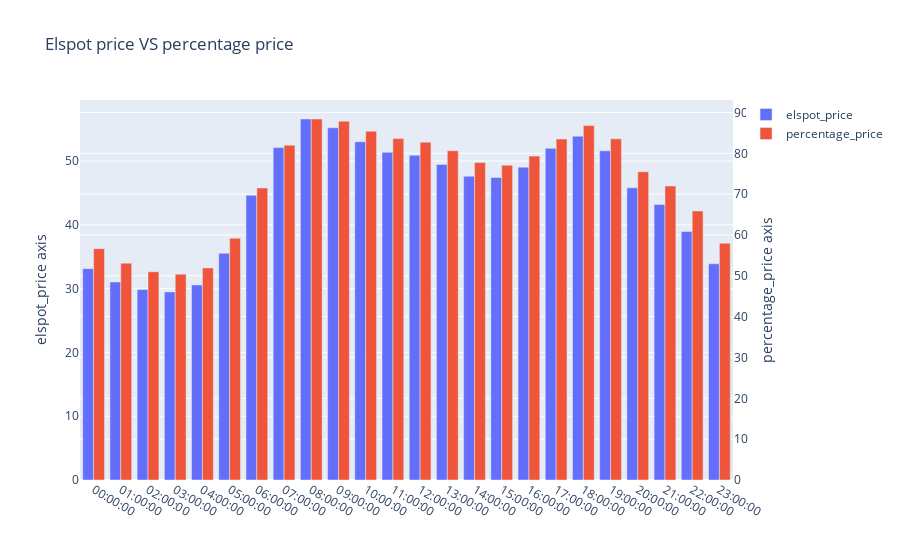
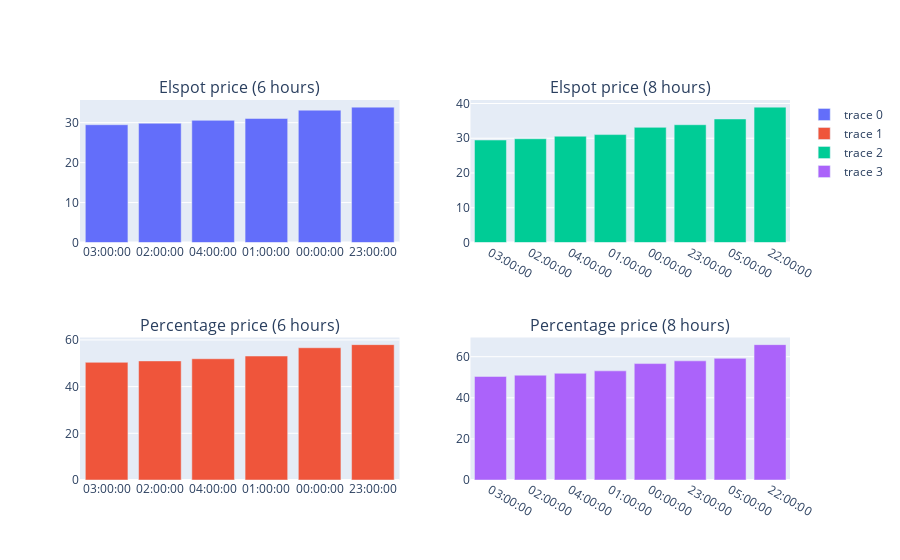

The cell these charts' notebook holds for them, in order:
### Code cell
# creating a dataframe sorted by elspot price
hourly_elspot_prices = hourly_average_prices.sort_values(by="elspot_price", ascending=True)

# creating a dataframe sorted by percentage price
hourly_percentage_prices = hourly_average_prices.sort_values(by="percentage_price", ascending=True)

# Viewing hourly average prices and the cheapest among them
display_two_axis_bar_chart(hourly_average_prices, 'elspot_price', 'percentage_price', 'Elspot price VS percentage price')

fig = make_subplots(rows=2, cols=2,
                    subplot_titles = ('Elspot price (6 hours)', 'Elspot price (8 hours)', 'Percentage price (6 hours)', 'Percentage price (8 hours)'))
lowest=6
for i in range(2):
    fig.add_trace(create_bar_chart(hourly_elspot_prices[:lowest],"elspot_price"), 1, i+1)
    fig.add_trace(create_bar_chart(hourly_percentage_prices[:lowest], "percentage_price"), 2, i+1)
    lowest=8
fig.show()

### Figure 1 — Plotly figure (JSON) as saved in the notebook; plotly's stock layout.template omitted (floating-point values rounded to 4 significant figures)
{"data": [{"name": "elspot_price", "offsetgroup": "1", "type": "bar", "x": ["00:00:00", "01:00:00", "02:00:00", "03:00:00", "04:00:00", "05:00:00", "06:00:00", "07:00:00", "08:00:00", "09:00:00", "10:00:00", "11:00:00", "12:00:00", "13:00:00", "14:00:00", "15:00:00", "16:00:00", "17:00:00", "18:00:00", "19:00:00", "20:00:00", "21:00:00", "22:00:00", "23:00:00"], "y": [33.13, 31.05, 29.86, 29.48, 30.58, 35.54, 44.64, 52.12, 56.59, 55.22, 53.03, 51.37, 50.91, 49.48, 47.62, 47.42, 49.04, 51.99, 53.9, 51.6, 45.8, 43.18, 38.95, 33.89], "yaxis": "y"}, {"name": "percentage_price", "offsetgroup": "2", "type": "bar", "x": ["00:00:00", "01:00:00", "02:00:00", "03:00:00", "04:00:00", "05:00:00", "06:00:00", "07:00:00", "08:00:00", "09:00:00", "10:00:00", "11:00:00", "12:00:00", "13:00:00", "14:00:00", "15:00:00", "16:00:00", "17:00:00", "18:00:00", "19:00:00", "20:00:00", "21:00:00", "22:00:00", "23:00:00"], "y": [56.65, 53.1, 51.0, 50.39, 51.93, 59.2, 71.5, 81.97, 88.4, 87.85, 85.39, 83.6, 82.71, 80.63, 77.72, 77.1, 79.31, 83.48, 86.78, 83.55, 75.48, 71.99, 65.87, 57.98], "yaxis": "y2"}], "layout": {"barmode": "group", "title": {"text": "Elspot price VS percentage price"}, "yaxis": {"title": {"text": "elspot_price axis"}}, "yaxis2": {"overlaying": "y", "side": "right", "title": {"text": "percentage_price axis"}}}}

### Figure 2 — Plotly figure (JSON) as saved in the notebook; plotly's stock layout.template omitted (floating-point values rounded to 4 significant figures)
{"data": [{"type": "bar", "x": ["03:00:00", "02:00:00", "04:00:00", "01:00:00", "00:00:00", "23:00:00"], "xaxis": "x", "y": [29.48, 29.86, 30.58, 31.05, 33.13, 33.89], "yaxis": "y"}, {"type": "bar", "x": ["03:00:00", "02:00:00", "04:00:00", "01:00:00", "00:00:00", "23:00:00"], "xaxis": "x3", "y": [50.39, 51.0, 51.93, 53.1, 56.65, 57.98], "yaxis": "y3"}, {"type": "bar", "x": ["03:00:00", "02:00:00", "04:00:00", "01:00:00", "00:00:00", "23:00:00", "05:00:00", "22:00:00"], "xaxis": "x2", "y": [29.48, 29.86, 30.58, 31.05, 33.13, 33.89, 35.54, 38.95], "yaxis": "y2"}, {"type": "bar", "x": ["03:00:00", "02:00:00", "04:00:00", "01:00:00", "00:00:00", "23:00:00", "05:00:00", "22:00:00"], "xaxis": "x4", "y": [50.39, 51.0, 51.93, 53.1, 56.65, 57.98, 59.2, 65.87], "yaxis": "y4"}], "layout": {"annotations": [{"font": {"size": 16}, "showarrow": false, "text": "Elspot price (6 hours)", "x": 0.225, "xanchor": "center", "xref": "paper", "y": 1, "yanchor": "bottom", "yref": "paper"}, {"font": {"size": 16}, "showarrow": false, "text": "Elspot price (8 hours)", "x": 0.775, "xanchor": "center", "xref": "paper", "y": 1, "yanchor": "bottom", "yref": "paper"}, {"font": {"size": 16}, "showarrow": false, "text": "Percentage price (6 hours)", "x": 0.225, "xanchor": "center", "xref": "paper", "y": 0.375, "yanchor": "bottom", "yref": "paper"}, {"font": {"size": 16}, "showarrow": false, "text": "Percentage price (8 hours)", "x": 0.775, "xanchor": "center", "xref": "paper", "y": 0.375, "yanchor": "bottom", "yref": "paper"}], "xaxis": {"anchor": "y", "domain": [0, 0.45]}, "xaxis2": {"anchor": "y2", "domain": [0.55, 1]}, "xaxis3": {"anchor": "y3", "domain": [0, 0.45]}, "xaxis4": {"anchor": "y4", "domain": [0.55, 1]}, "yaxis": {"anchor": "x", "domain": [0.625, 1]}, "yaxis2": {"anchor": "x2", "domain": [0.625, 1]}, "yaxis3": {"anchor": "x3", "domain": [0, 0.375]}, "yaxis4": {"anchor": "x4", "domain": [0, 0.375]}}}
